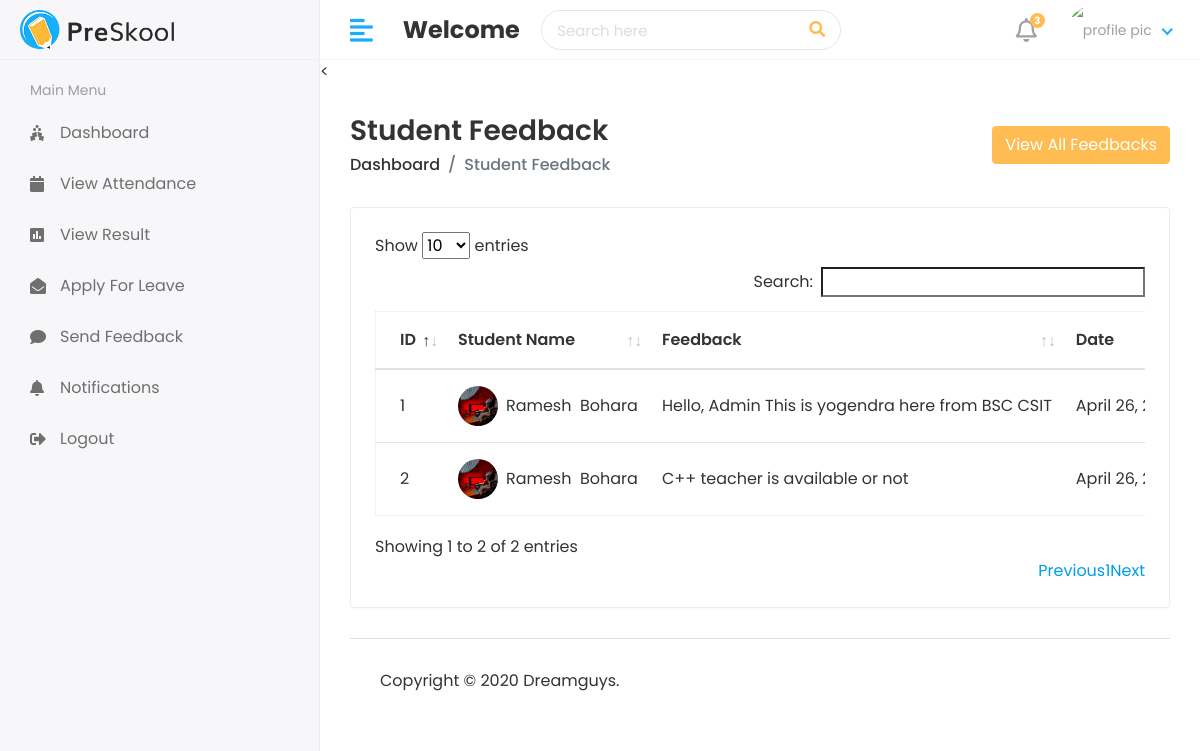
The app's page /hod/student-feedback/ with its own data.
### app_attendance_system/models.py (models this page shows, shortened)
class Student_Feedback(models.Model):
    student_id= models.ForeignKey(Student, on_delete=models.CASCADE)
    feedback= models.TextField()
    feedback_reply=models.TextField()
    status=models.IntegerField(default=0)
    created_at= models.DateTimeField(auto_now_add=True)
    updated_at=models.DateTimeField(auto_now=True)

class Student(models.Model):
    admin = models.OneToOneField(CustomUser, on_delete=models.CASCADE)
    address = models.CharField(max_length=20)
    gender=models.CharField( max_length=50)
    cource_id = models.ForeignKey(Cource, on_delete=models.DO_NOTHING)
    session_year_id= models.ForeignKey(Session_Year, on_delete=models.DO_NOTHING)
    created_at=models.DateTimeField(auto_now=True)
    updated_at= models.DateTimeField(auto_now=True)

class CustomUser(AbstractUser):
    USER = {
        (1, 'HOD'),
        (2, 'STAFF'),
        (3, 'STUDENT'),
    }
    user_type= models.CharField(choices=USER, max_length=1, default=1)
    profile_pic = models.ImageField(upload_to='static/assets/img/profile_pic/')

### app_attendance_system/views.py (the view)
# urls.py: path('hod/student-feedback/', views.StudentFeedbackSend, name='hod-student-feedback'),
def StudentFeedbackSend(request):
    feedback= Student_Feedback.objects.all()
    feedback_history = Student_Feedback.objects.all().order_by('-id')[0:5]
    context= {
        'feedback':feedback,
        'feedback_history':feedback_history,
    }
    return render(request, "hod/hod_student_feedback.html",context)

### templates/hod/hod_student_feedback.html (shortened to what this page needs)
{% extends "layouts/master.html" %}
{% load static %}
{%block content %}
<<div class="content container-fluid">
    <div class="page-header">
       <div class="row align-items-center">
          <div class="col">
             <h3 class="page-title">Student Feedback</h3>
             <ul class="breadcrumb">
                <li class="breadcrumb-item"><a href="index.html">Dashboard</a></li>
                <li class="breadcrumb-item active">Student Feedback</li>
             </ul>
          </div>
          <div class="col-auto text-right float-right ml-auto">
<button type="button" class="btn btn-primary" data-toggle="modal" data-target="#exampleModalCenter">
    View All Feedbacks
  </button>
          </div>
       </div>
    </div>
    <div class="row">
       <div class="col-sm-12">
          <div class="card card-table">
             <div class="card-body">
                <div class="table-responsive">
                   <table class="table table-hover table-center mb-0 "  id="table_id">
                      <thead>
                         <tr>
                            <th>ID</th>
                            <th>Student Name</th>
                            <th>Feedback</th>
                            <th>Date</th>
                         </tr>
                      </thead>
                      <tbody>
                        {% for i in feedback %}
                         <tr>
                            <td>{{ forloop.counter }}</td>
                            <td>
                               <h2 class="table-avatar">
                                  <a href="student-details.html" class="avatar avatar-sm mr-2"><img class="avatar-img rounded-circle" src="/{{i.student_id.admin.profile_pic}}" alt="User Image"></a>
                                  <a href="student-details.html">{{i.student_id.admin.first_name}}&nbsp; {{i.student_id.admin.last_name}}</a>
                               </h2>
                            </td>
                            <td>{{i.feedback}}</td>
                            <td>{{i.created_at}}</td>
                         </tr>
                         {% endfor %}
                      </tbody>
                   </table>
                </div>
             </div>
          </div>
       </div>
    </div>
{% endblock %}

### static/assets/css/style.css (style rules this page uses)
html { height: 100%; }
body { background-color: #fff; color: #333; font-family: 'Poppins', sans-serif; font-size: 1rem; height: 100%; line-height: 1.5; overflow-x: hidden; }
h1, h2, h3, h4, h5, h6 { font-family: 'Poppins', sans-serif; margin-top: 0; }
a { color: #009ce7; }
input, button, a { transition: all 0.4s ease; -moz-transition: all 0.4s ease; -o-transition: all 0.4s ease; -ms-transition: all 0.4s ease; -webkit-transition: all 0.4s ease; }
input, input:focus, button, button:focus { outline: none; }
ul, ol { padding: 0px; list-style: none; }
.table { color: #333; max-width: 100%; margin-bottom: 0; width: 100%; }
.table.dataTable { border-collapse: collapse !important; border: 1px solid rgba(0, 0, 0, 0.05); }
table.table td h2 { display: inline-block; font-size: inherit; font-weight: 400; margin: 0; padding: 0; vertical-align: middle; }
table.table td h2.table-avatar { align-items: center; display: inline-flex; font-size: inherit; font-weight: 400; margin: 0; padding: 0; vertical-align: middle; white-space: nowrap; }
table.table td h2 a { color: #333; }
.table thead tr th { font-weight: 600; }
.table tbody tr { border-bottom: 1px solid rgba(0, 0, 0, 0.05); }
.table.table-center td, .table.table-center th { vertical-align: middle; }
.card-table .card-body .table > thead > tr > th { border-top: 0; }
.card-table .card-body .table tr td:first-child, .card-table .card-body .table tr th:first-child { padding-left: 1.5rem; }
.card-table .table td, .card-table .table th { border-top: 1px solid #e2e5e8; padding: 1rem 0.75rem; white-space: nowrap; }
.btn-primary { background-color: #FFBC53; border: 1px solid #FFBC53; }
.card { border: 1px solid #ececf5; box-shadow: 0 1px 3px 0 rgba(0, 0, 0, 0.03); margin-bottom: 1.875rem; }
.card-body { padding: 1.5rem; }
.avatar { position: relative; display: inline-block; width: 3rem; height: 3rem }
.avatar > img { width: 100%; height: 100%; -o-object-fit: cover; object-fit: cover; }
.avatar-sm { width: 2.5rem; height: 2.5rem; }
.page-wrapper > .content { padding: 1.875rem 1.875rem 0; }
.page-header { margin-bottom: 1.875rem; }
.page-header .breadcrumb { background-color: transparent; color: #6c757d; font-size: 1rem; font-weight: 500; margin-bottom: 0; padding: 0; }
.page-header .breadcrumb a { color: #333; }
.page-title { font-size: 28px; font-weight: 600; color: #333; margin-bottom: 5px; }

### records on screen
Student_Feedback: student_id.admin.profile_pic (picture), student_id.admin.first_name "Ramesh", student_id.admin.last_name "Bohara", feedback "Hello, Admin This is yogendra here from BSC CSIT", created_at "April 26,…"
Student_Feedback: student_id.admin.profile_pic (picture), student_id.admin.first_name "Ramesh", student_id.admin.last_name "Bohara", feedback "C++ teacher is available or not", created_at "April 26,…"
